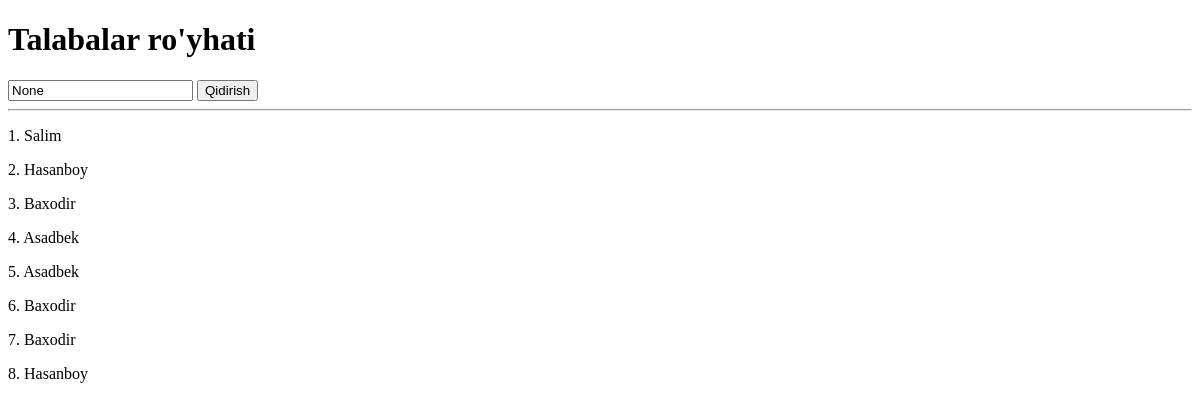
/record_talabalar/, run on an earlier commit of the app's database.
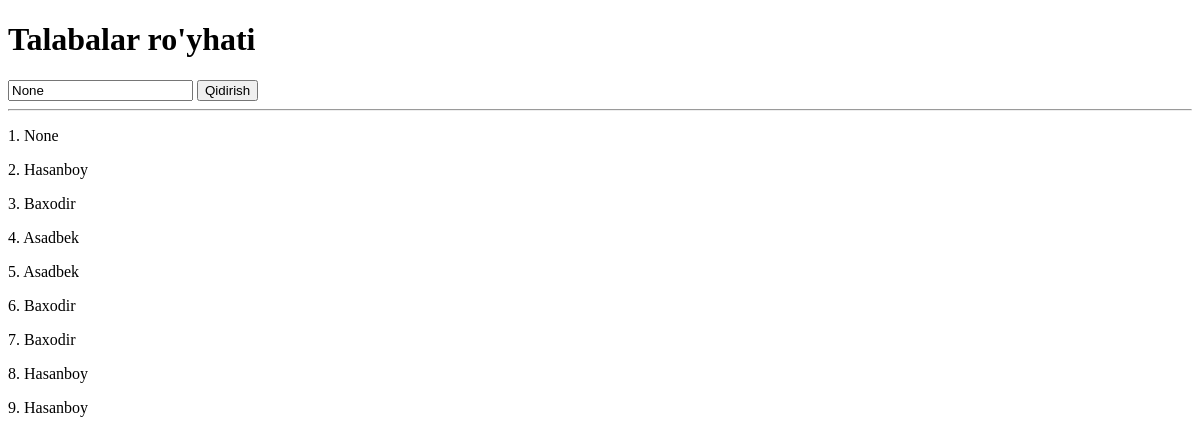
And on a later commit of the database.
### main/models.py (models this page shows, shortened)
class Record(models.Model):
    talaba = models.ForeignKey(Talaba, on_delete=models.SET_NULL, blank=True, null=True)
    kitob = models.ForeignKey(Kitob, on_delete=models.SET_NULL, blank=True, null=True)
    admin = models.ForeignKey(Admin, on_delete=models.SET_NULL, blank=True, null=True)
    olingan_sana = models.DateField(auto_now_add=True)
    qaytarish_sana = models.DateField()
    qaytarilgan = models.BooleanField(null=True)

class Talaba(models.Model):
    ism = models.CharField(max_length=255)
    guruh = models.CharField(max_length=155)
    kurs = models.PositiveSmallIntegerField(
        validators=[MinValueValidator(1), MaxValueValidator(4)], default=1
    )
    kitob_soni = models.PositiveSmallIntegerField(default=0)
    def __str__(self):
        return str(self.ism)

### main/views.py (the view)
# urls.py: path('record_talabalar/', record_talabalar),
def record_talabalar(request):
    recordlar = Record.objects.all()
    search=request.GET.get('search')
    if search is not None:
        recordlar = Record.objects.filter(talaba__ism__contains=search)
    context = {
        'recordlar': recordlar,
        'search': search
    }
    return render(request, 'record_talabalar.html', context)

### templates/record_talabalar.html (shortened to what this page needs)
<!DOCTYPE html>
<html lang="en">
<head>
</head>
<body>
<h1>Talabalar ro'yhati</h1>
<form>
  <input type="text" name="search" placeholder="Qiridirsh..." value="{{ search }}">
  <button>Qidirish</button>
</form>
<hr>
{% for record in recordlar %}
<p>{{ forloop.counter }}. {{ record.talaba }}</p>
{% endfor %}
</body>
</html>

What changed in the data, as far as the page shows it:
removed Record: talaba "Salim"
added Record: talaba "None"
added Record: talaba "Hasanboy"
